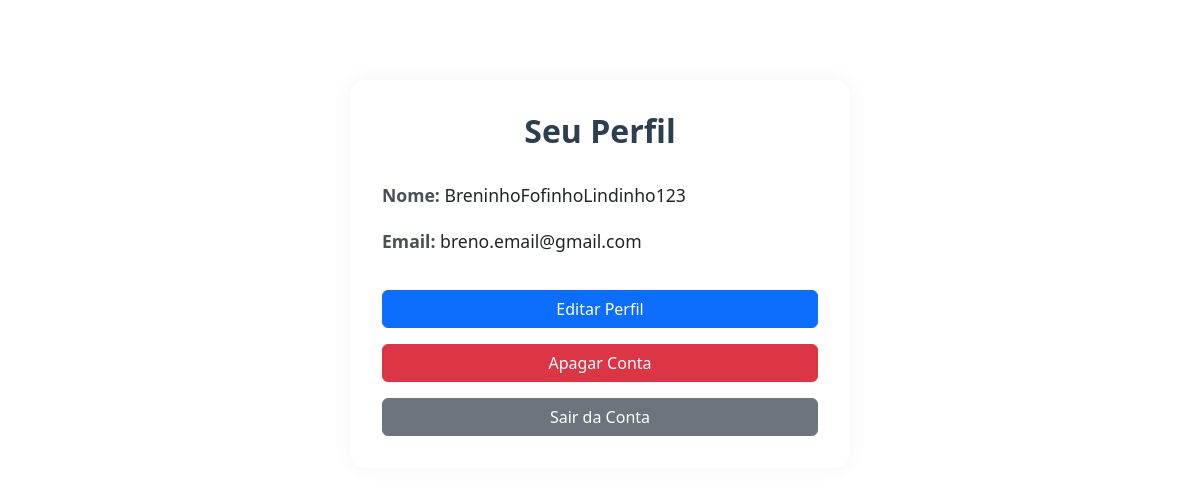
The page /perfil/2/ on the database as committed earlier.
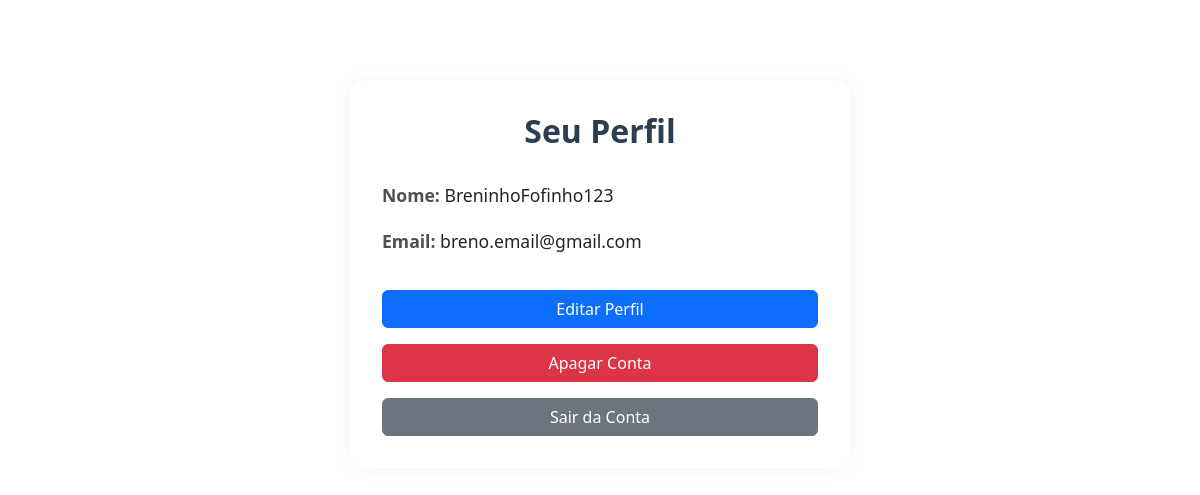
The same page on the database as committed later.
### meu_app/models.py (models this page shows, shortened)
class Usuario(models.Model):
    nome = models.CharField(max_length=100)
    email = models.EmailField(unique=True)
    senha = models.CharField(max_length=100)

### meu_app/views.py (the view)
# urls.py: path('perfil/<int:pk>/', views.perfil_usuario, name='perfil'),
def perfil_usuario(request, pk):
    usuario = get_object_or_404(Usuario, pk=pk)
    return render(request, 'meu_app/perfil.html', {'usuario': usuario})

### meu_app/templates/meu_app/perfil.html (shortened to what this page needs)
{% load static %}
<!DOCTYPE html>
<html lang="pt-br">
<head>
    <link rel="stylesheet" href="https://cdn.jsdelivr.net/npm/bootstrap@5.3.0/dist/css/bootstrap.min.css">
    <link rel="stylesheet" href="{% static 'meu_app/perfil.css' %}">
</head>
<body>
    <div class="container">
        <div class="perfil-container">
            <h2>Seu Perfil</h2>
            <div class="informacoes-perfil">
                <p><strong>Nome:</strong> {{ usuario.nome }}</p>
                <p><strong>Email:</strong> {{ usuario.email }}</p>
            </div>
            <a href="{% url 'editar' usuario.id %}" class="btn btn-primary btn-editar">Editar Perfil</a>
            <button class="btn btn-danger btn-editar" data-bs-toggle="modal" data-bs-target="#modalExcluir">Apagar Conta</button>
            <button class="btn btn-secondary btn-editar" data-bs-toggle="modal" data-bs-target="#modalLogout">Sair da Conta</button>
        </div>
    </div>
</body>
</html>

### meu_app/static/meu_app/perfil.css (style rules this page uses)
.perfil-container { max-width: 500px; margin: 80px auto; background-color: #fff; padding: 2rem; border-radius: 1rem; box-shadow: 0 0 20px rgba(0, 0, 0, 0.05); }
.perfil-container h2 { font-weight: bold; color: #2c3e50; text-align: center; margin-bottom: 2rem; }
.informacoes-perfil p { font-size: 1.1rem; margin-bottom: 1.2rem; }
.informacoes-perfil strong { color: #495057; }
.btn-editar { width: 100%; margin-top: 1rem; }

Rows that differ between the two databases and show on the page:
changed Usuario "breno.email@gmail.com": nome "BreninhoFofinhoLindinho123" → "BreninhoFofinho123"
